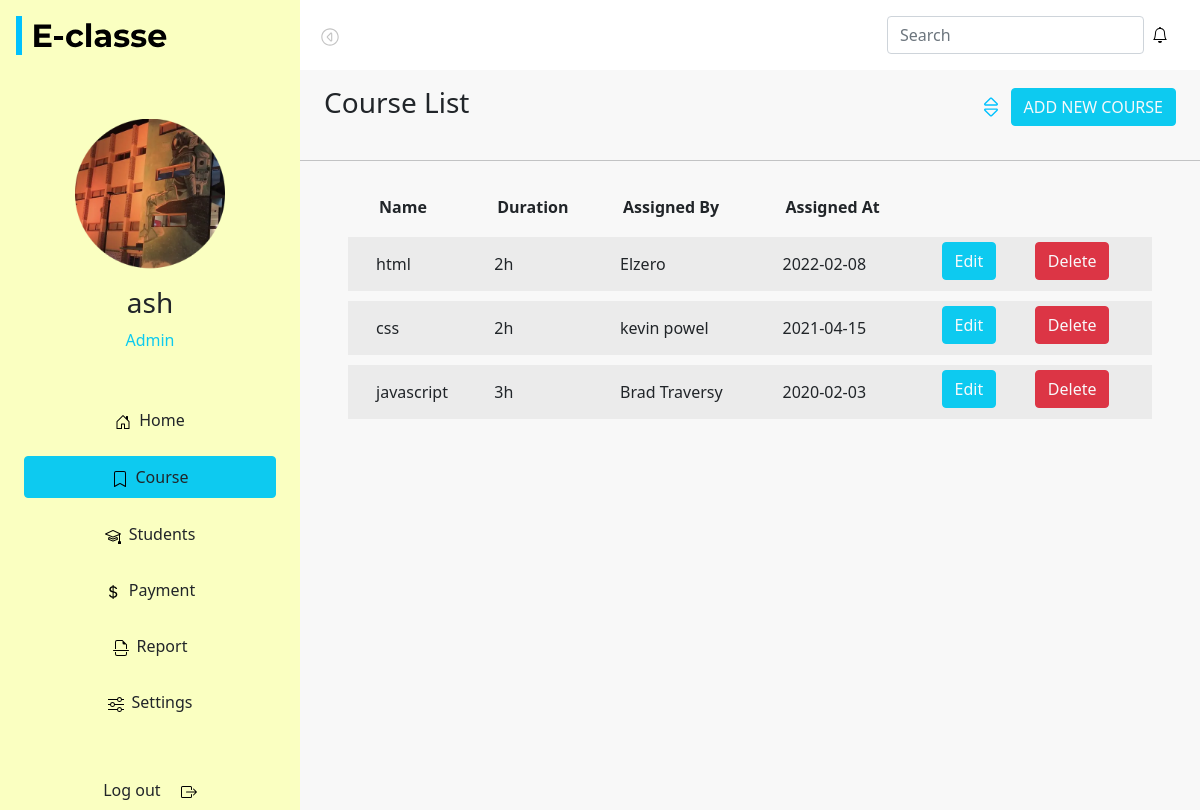
Page /Course.php (signed in) on the committed database.
### tables this page shows
CREATE TABLE `course` (
  `id` int(11) NOT NULL,
  `namee` varchar(255) NOT NULL,
  `duration` varchar(255) NOT NULL,
  `assigned_by` varchar(255) NOT NULL,
  `assigned_at` date DEFAULT NULL
);

### Course.php (the view, shortened to what this page needs)
<!DOCTYPE html>
<html lang="en">
<head>
  <link href="./css/bootstrap.css" rel="stylesheet" />
  <link rel="stylesheet" href="./css/style.css" />
</head>
<body>
  <div class="d-flex" id="page">
    <?php
      include './includes/sidebar.php'
    ?>
    <div id="content" class="container-fluid">
      <?php
      include './includes/navbar.php';
      include './includes/db_conn.php';
      ?>
      <div class="mx-4 py-3 d-flex align-items-center justify-content-between my-nav">
        <h3>Course List</h3>
        <div>
          <img src="./images/sort.svg" class="px-2" alt="sort" />
          <button type="button" class="btn btn-info text-light" data-bs-toggle="modal" data-bs-target="#exampleModal">
            ADD NEW COURSE
          </button>
        </div>
      </div>
    </div>
    <hr />
    <?php
        $sql = 'SELECT * FROM course';
        $res = mysqli_query($con, $sql);
        $courses = mysqli_fetch_all($res, MYSQLI_ASSOC);
?>
    <div class="mx-5 tables">
      <table class="table table-borderless table-responsive table-striped">
        <thead>
          <tr>
            <th></th>
            <th>Name</th>
            <th>Duration</th>
            <th style="white-space: nowrap !important;">Assigned By</th>
            <th style="white-space: nowrap !important;">Assigned At</th>
          </tr>
        </thead>
        <?php
          foreach($courses as $course){
        ?>
        <tbody>
          <tr>
            <th></th>
            <td style="padding: 15px 5px !important; white-space: nowrap !important;"><?php echo $course['namee'] ?></td>
            <td style="padding: 15px 5px !important; white-space: nowrap !important;"><?php echo $course['duration'] ?></td>
            <td style="padding: 15px 5px !important; white-space: nowrap !important;"><?php echo $course['assigned_by'] ?></td>
            <td style="padding: 15px 5px !important; white-space: nowrap !important;"><?php echo $course['assigned_at'] ?></td>
            <?php echo '<td style="padding: 5px !important;"><a href="editc.php?id='.$course['id'].'" class="btn btn-info text-light"> Edit </a></td>'; ?>
            <?php echo '<td style="padding: 5px !important;"><a href="removec.php?id='.$course['id'].'" class="btn btn-danger text-light"> Delete </a></td>'; ?>
          </tr>
          <?php } ?>
        </tbody>
      </table>
    </div>
</body>
</html>

### css/style.css (style rules this page uses)
#content { min-width: 100vw; padding-left: 0 !important; padding-right: 0 !important; }
.table { border-collapse: separate; border-spacing: 0 10px; }
.tables { overflow-x: auto !important; }
@media (min-width: 768px) { #content { min-width: 0; width: 100%; } }

### Course.php (style rules this page uses)
body { background: #f8f8f8; }

### rows in the picture
course: namee "html", duration "2h", assigned_by "Elzero", assigned_at "2022-02-08"
course: namee "css", duration "2h", assigned_by "kevin powel", assigned_at "2021-04-15"
course: namee "javascript", duration "3h", assigned_by "Brad Traversy", assigned_at "2020-02-03"

### other values in the picture
$_SESSION["fname"] "ash"
